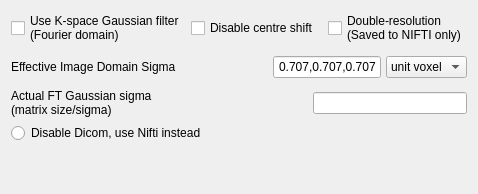
              <widget class="QWidget" name="tab_2">
               <attribute name="title">
                <string>K-space Gaussian</string>
               </attribute>
               <layout class="QVBoxLayout" name="verticalLayout_16">
                <item>
                 <layout class="QGridLayout" name="gridLayout_13">
                  <item row="2" column="1">
                   <layout class="QHBoxLayout" name="horizontalLayout_29">
                    <property name="spacing">
                     <number>5</number>
                    </property>
                    <property name="topMargin">
                     <number>5</number>
                    </property>
                    <property name="bottomMargin">
                     <number>5</number>
                    </property>
                   </layout>
                  </item>
                  <item row="0" column="0">
                   <layout class="QHBoxLayout" name="horizontalLayout_4">
                    <item>
                     <widget class="QCheckBox" name="checkBox_kspgaussian">
                      <property name="toolTip">
                       <string>&lt;html&gt;&lt;head/&gt;&lt;body&gt;&lt;p&gt; KSPACEFILTER gaussian filter of complex 3D image&lt;/p&gt;&lt;p&gt;&lt;br/&gt;&lt;/p&gt;&lt;p&gt;    filtered_magnitude = kspacefilter(realimg, imagimg)&lt;/p&gt;&lt;p&gt;&lt;br/&gt;&lt;/p&gt;&lt;p&gt;&lt;br/&gt;&lt;/p&gt;&lt;p&gt;    scipy.ndimage.fourier.fourier_gaussian&lt;/p&gt;&lt;p&gt;&lt;br/&gt;&lt;/p&gt;&lt;p&gt;    scipy.ndimage.fourier.fourier_gaussian(input, sigma, n=-1, axis=-1,&lt;/p&gt;&lt;p&gt;    output=None)[source]&lt;/p&gt;&lt;p&gt;&lt;br/&gt;&lt;/p&gt;&lt;p&gt;    Multi-dimensional Gaussian fourier filter.&lt;/p&gt;&lt;p&gt;&lt;br/&gt;&lt;/p&gt;&lt;p&gt;    The array is multiplied with the fourier transform of a Gaussian kernel.&lt;/p&gt;&lt;p&gt;&lt;br/&gt;&lt;/p&gt;&lt;p&gt;    Parameters:&lt;/p&gt;&lt;p&gt;    input : array_like&lt;/p&gt;&lt;p&gt;    The input array.&lt;/p&gt;&lt;p&gt;    sigma : float or sequence&lt;/p&gt;&lt;p&gt;&lt;br/&gt;&lt;/p&gt;&lt;p&gt;    The sigma of the Gaussian kernel. If a float, sigma is the same&lt;/p&gt;&lt;p&gt;    for all axes. If a sequence, sigma has to contain one value for&lt;/p&gt;&lt;p&gt;    each axis.&lt;/p&gt;&lt;p&gt;&lt;br/&gt;&lt;/p&gt;&lt;p&gt;    n : int, optional&lt;/p&gt;&lt;p&gt;&lt;br/&gt;&lt;/p&gt;&lt;p&gt;    If n is negative (default), then the input is assumed to be the&lt;/p&gt;&lt;p&gt;    result of a complex fft. If n is larger than or equal to zero, the&lt;/p&gt;&lt;p&gt;    input is assumed to be the result of a real fft, and n gives the&lt;/p&gt;&lt;p&gt;    length of the array before transformation along the real transform&lt;/p&gt;&lt;p&gt;    direction.&lt;/p&gt;&lt;p&gt;&lt;br/&gt;&lt;/p&gt;&lt;p&gt;    axis : int, optional&lt;/p&gt;&lt;p&gt;    The axis of the real transform.&lt;/p&gt;&lt;p&gt;    output : ndarray, optional&lt;/p&gt;&lt;p&gt;&lt;br/&gt;&lt;/p&gt;&lt;p&gt;    If given, the result of filtering the input is placed in this array. None&lt;/p&gt;&lt;p&gt;    is returned in this case.&lt;/p&gt;&lt;p&gt;&lt;br/&gt;&lt;/p&gt;&lt;p&gt;    Returns:&lt;/p&gt;&lt;p&gt;    fourier_gaussian : ndarray or None&lt;/p&gt;&lt;p&gt;    The filtered input. If output is given as a parameter, None is returned.&lt;/p&gt;&lt;p&gt;&lt;br/&gt;&lt;/p&gt;&lt;/body&gt;&lt;/html&gt;</string>
                      </property>
                      <property name="text">
                       <string>Use K-space Gaussian filter
(Fourier domain)</string>
                      </property>
                     </widget>
                    </item>
                    <item>
                     <widget class="QCheckBox" name="checkBox_kspgaussshift">
                      <property name="toolTip">
                       <string>Disable centre-shifting in k-space</string>
                      </property>
                      <property name="text">
                       <string>Disable centre shift </string>
                      </property>
                     </widget>
                    </item>
                    <item>
                     <widget class="QCheckBox" name="checkBox_kspgauss_super">
                      <property name="toolTip">
                       <string>Use zero padding in k-space to double image resolution. 

WARNING this will increase 3D volume sizes by a factor of 8.

Double-resolution uses zero-filled k-space data to double the resolution of the image. 
The super-resolution image is saved to NIFTI while the standard is saved to dicom. </string>
                      </property>
                      <property name="text">
                       <string>Double-resolution
(Saved to NIFTI only)</string>
                      </property>
                     </widget>
                    </item>
                   </layout>
                  </item>
                  <item row="1" column="0">
                   <layout class="QHBoxLayout" name="horizontalLayout_40" stretch="0,0,0,0">
                    <property name="spacing">
                     <number>5</number>
                    </property>
                    <property name="topMargin">
                     <number>5</number>
                    </property>
                    <property name="bottomMargin">
                     <number>5</number>
                    </property>
                    <item>
                     <widget class="QLabel" name="label_39">
                      <property name="toolTip">
                       <string>scalar or sequence of scalars

    Standard deviation for Gaussian kernel. The standard deviations of the Gaussian filter are given for each axis as a sequence, or as a single number, in which case it is equal for all axes.

Effective Fourier domain sigma is calculated as the image size divided by image domain sigma. sigma.</string>
                      </property>
                      <property name="text">
                       <string>Effective Image Domain Sigma</string>
                      </property>
                      <property name="buddy">
                       <cstring>lineEdit_gsigma</cstring>
                      </property>
                     </widget>
                    </item>
                    <item>
                     <spacer name="horizontalSpacer_13">
                      <property name="orientation">
                       <enum>Qt::Horizontal</enum>
                      </property>
                      <property name="sizeHint" stdset="0">
                       <size>
                        <width>40</width>
                        <height>20</height>
                       </size>
                      </property>
                     </spacer>
                    </item>
                    <item>
                     <widget class="QLineEdit" name="lineEdit_gfsigma">
                      <property name="toolTip">
                       <string>scalar or sequence of scalars

    Standard deviation for Gaussian kernel. The standard deviations of the Gaussian filter are given for each axis as a sequence, or as a single number, in which case it is equal for all axes.  Default value for isotropic GRE scans is 1/sqrt(2)=0.707.</string>
                      </property>
                      <property name="layoutDirection">
                       <enum>Qt::RightToLeft</enum>
                      </property>
                      <property name="text">
                       <string>0.707,0.707,0.707</string>
                      </property>
                      <property name="alignment">
                       <set>Qt::AlignRight|Qt::AlignTrailing|Qt::AlignVCenter</set>
                      </property>
                     </widget>
                    </item>
                    <item>
                     <widget class="QComboBox" name="comboBox_kspgauss_sigunit">
                      <item>
                       <property name="text">
                        <string>unit voxel</string>
                       </property>
                      </item>
                      <item>
                       <property name="text">
                        <string>in mm</string>
                       </property>
                      </item>
                      <item>
                       <property name="text">
                        <string>in um</string>
                       </property>
                      </item>
                     </widget>
                    </item>
                   </layout>
                  </item>
                  <item row="2" column="0">
                   <layout class="QHBoxLayout" name="horizontalLayout_6">
                    <item>
                     <widget class="QLabel" name="label">
                      <property name="text">
                       <string>Actual FT Gaussian sigma
(matrix size/sigma)</string>
                      </property>
                     </widget>
                    </item>
                    <item>
                     <spacer name="horizontalSpacer">
                      <property name="orientation">
                       <enum>Qt::Horizontal</enum>
                      </property>
                      <property name="sizeHint" stdset="0">
                       <size>
                        <width>40</width>
                        <height>20</height>
                       </size>
                      </property>
                     </spacer>
                    </item>
                    <item>
                     <widget class="QLineEdit" name="lineEdit"/>
                    </item>
                   </layout>
                  </item>
                  <item row="4" column="0">
                   <spacer name="verticalSpacer_4">
                    <property name="orientation">
                     <enum>Qt::Vertical</enum>
                    </property>
                    <property name="sizeHint" stdset="0">
                     <size>
                      <width>20</width>
                      <height>40</height>
                     </size>
                    </property>
                   </spacer>
                  </item>
                  <item row="3" column="0">
                   <widget class="QRadioButton" name="radioButton_16">
                    <property name="text">
                     <string>Disable Dicom, use Nifti instead</string>
                    </property>
                   </widget>
                  </item>
                 </layout>
                </item>
               </layout>
              </widget>
